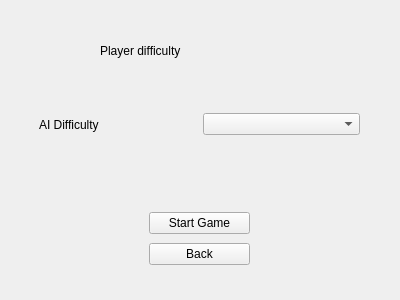
<?xml version="1.0" encoding="UTF-8"?>
<ui version="4.0">
 <class>Form</class>
 <widget class="QWidget" name="Form">
  <property name="geometry">
   <rect>
    <x>0</x>
    <y>0</y>
    <width>400</width>
    <height>300</height>
   </rect>
  </property>
  <property name="windowTitle">
   <string>Form</string>
  </property>
  <widget class="QLabel" name="playerdifficulty">
   <property name="geometry">
    <rect>
     <x>100</x>
     <y>35</y>
     <width>161</width>
     <height>31</height>
    </rect>
   </property>
   <property name="text">
    <string>Player difficulty</string>
   </property>
  </widget>
  <widget class="QWidget" name="horizontalLayoutWidget">
   <property name="geometry">
    <rect>
     <x>39</x>
     <y>79</y>
     <width>321</width>
     <height>91</height>
    </rect>
   </property>
   <layout class="QHBoxLayout" name="horizontalLayout">
    <item>
     <widget class="QLabel" name="AIplayer">
      <property name="text">
       <string>AI Difficulty</string>
      </property>
     </widget>
    </item>
    <item>
     <widget class="QComboBox" name="DufficultySelect"/>
    </item>
   </layout>
  </widget>
  <widget class="QWidget" name="verticalLayoutWidget">
   <property name="geometry">
    <rect>
     <x>149</x>
     <y>209</y>
     <width>101</width>
     <height>61</height>
    </rect>
   </property>
   <layout class="QVBoxLayout" name="verticalLayout">
    <item>
     <widget class="QPushButton" name="StartGameBtn">
      <property name="text">
       <string>Start Game</string>
      </property>
     </widget>
    </item>
    <item>
     <widget class="QPushButton" name="singleplayerpageBackBtn">
      <property name="text">
       <string>Back</string>
      </property>
     </widget>
    </item>
   </layout>
  </widget>
 </widget>
 <resources/>
 <connections/>
</ui>
